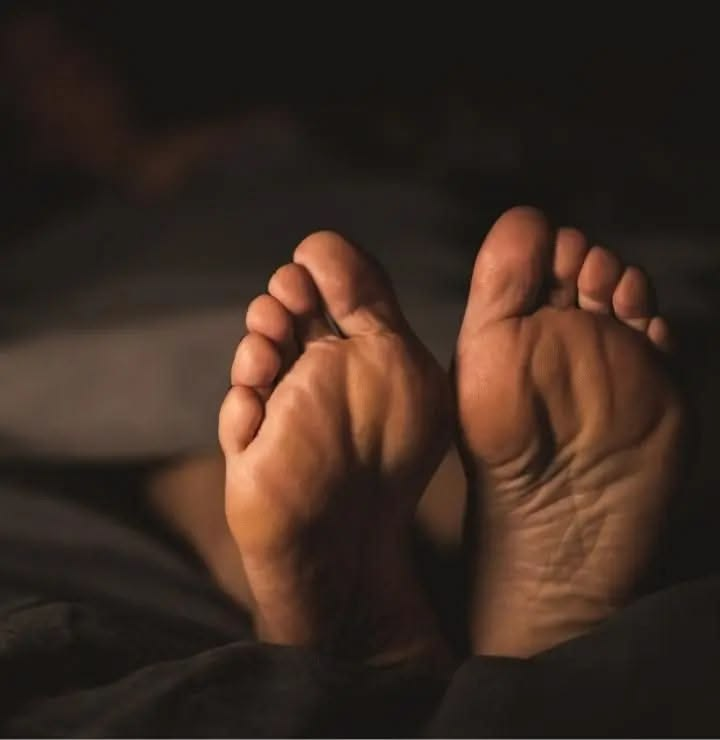
#> input picture brand/photos/amt-oct16/feet-bed-dark.jpg, 720 x 740 px
$ python -i dec1_pe_midweek.py   (imports and definitions only)
#> lines starting #> are read from the running program, lines starting #| are printed output that depends on the picture
"""THE PURE ESCAPE — Available Appointments, Tue Dec 1 · Wed Dec 2 · Thu Dec 3, 2026 ("Bronze Silk").
Tuesday, December 1: 11:00 a.m. · 12:15 p.m. · 1:30 p.m.
Wednesday, December 2: 11:00 a.m. · 12:15 p.m. · 1:30 p.m.
Thursday, December 3: 2:45 p.m. · 4:00 p.m. · 7:00 p.m.   (9 openings; weekdays verified, Thursday confirmed by the owner)
Services (owner's list for this week): Ultimate Escape Package (90 minutes) · Spanish Massage · Reflexology Therapy ·
Facial Reflexology with Chanel skincare. Zarina, RCRT · 698 Corydon Ave, Winnipeg · DM to book.

Background: owner's bronze + espresso silk clip with gold flakes, ping-ponged at 0.5x; push-ins on each time;
soft focus pocket behind the text; glints + champagne sweep (§45, §48). Logo on a soft light glow (§38).
Type (new): Bodoni Moda (display) + Mulish (sans) + Parisienne (script). Bronze · ivory · espresso.
Music (§46, new): B minor → D, 80 BPM: felt-piano arpeggios, soft synth-string pad, tambourine shimmer on
2 & 4, winter wind + distant chimes, low piano note + string swell on each time.

  python3 production/dec1_pe_midweek.py stills [t ...] | video
"""
import math
import os
import subprocess
import sys
import wave
from multiprocessing import Pool

import numpy as np
from PIL import Image, ImageDraw, ImageFilter, ImageFont

sys.path.insert(0, os.path.dirname(os.path.abspath(__file__)))
import oct16_amt_thanksgiving as base  # noqa: E402
from doctor_story_reel import put_shine, drop, slide  # noqa: E402
from oct16_amt_thanksgiving import Text, bilinear, ease_in_out, ease_out, letters, line, prog, put, put_c, rise, sharp_in, wash, wipe  # noqa: E402

ROOT = base.ROOT
FONTS = base.FONTS
CLIP = os.path.join(ROOT, "brand", "photos", "pe-dec", "bronze-satin.mp4")
LOGO = os.path.join(ROOT, "brand", "locations", "the-pure-escape-logo.png")
FR = "/tmp/claude-0/-home-user-Reflex/f74b54ed-c929-5941-94f0-7201420216f3/scratchpad/dec1.rgb"
OUT_DIR = base.OUT_DIR
NAME = "2026-12-01-pe-tue-wed-thu-available-appointments"
W, H, FPS = 1080, 1920, 30
DURATION = 34.0
IVORY = (250, 244, 232)
NIGHT = (4, 4, 6)
GOLD_LINE = (222, 188, 128)
base.GOLDS["satin"] = ((255, 232, 200), (226, 176, 120), (160, 104, 58))

# beats (s)
HOOK = (0.0, 3.4)
DAYS = [("TUESDAY", "December 1", [("11:00", "a.m."), ("12:15", "p.m."), ("1:30", "p.m.")]),
        ("WEDNESDAY", "December 2", [("11:00", "a.m."), ("12:15", "p.m."), ("1:30", "p.m.")]),
        ("THURSDAY", "December 3", [("2:45", "p.m."), ("4:00", "p.m."), ("7:00", "p.m.")])]
DAY_T = [(3.2, 9.6), (9.4, 15.8), (15.6, 22.0)]
TIMES = [[s + 1.7 + 1.25 * k for k in range(3)] for s, _ in DAY_T]
SVC = (21.8, 28.2)
END = (28.0, DURATION)
T_DAY = [x for row in TIMES for x in row]


# [10 lines left out: functions gl, fig, not called in this run]


def alr(size):
    return ImageFont.truetype(os.path.join(FONTS, "Parisienne-Regular.ttf"), size)


def T(txt, fnt, fill, tracking=0):
    return Text(txt, fnt, fill, tracking=tracking, shadow=NIGHT)


class Satin:
    # [18 lines left out: functions __init__, frame, not called in this run]


# camera keyframes (t, zoom, u, v): gentle push toward the foreground on every time reveal
KEYS = [(0.0, 1.04, 0.50, 0.50), (3.2, 1.07, 0.47, 0.48)]
# [5 lines not run here, left out]


# [6 lines left out: function cam, not called in this run]


def background(A, t):
    fr = A["clip"].frame(t)
    z, u, v = cam(t)
    h, w = fr.shape[:2]
    s = max(W / w, H / h)
    cw, ch = W / s / z, H / s / z
    cx = min(max(u * w, cw / 2), w - cw / 2)
    cy = min(max(v * h, ch / 2), h - ch / 2)
    gx = cx - cw / 2 + np.linspace(0, cw, W, dtype=np.float32)[None, :].repeat(H, 0)
    gy = cy - ch / 2 + np.linspace(0, ch, H, dtype=np.float32)[:, None].repeat(W, 1)
    img = bilinear(fr, gx, gy)
    # champagne light sweep gliding across the satin every ~8 s (brightens only the glitter highlights)
    ph = (t % 8.0) / 8.0
    xx, yy = A["xx"], A["yy"]
    band = np.exp(-(((xx - yy * 0.45) - (-500 + 2200 * ph)) / 170.0) ** 2)
    lum = img.mean(-1, keepdims=True)
    img = img + band[..., None] * np.clip(lum - 60, 0, 255) / 195 * np.array([90, 70, 40], np.float32)
    sm = Image.fromarray(np.clip(img, 0, 255).astype(np.uint8)).resize((W // 8, H // 8), Image.BILINEAR)
    soft = np.asarray(sm.filter(ImageFilter.GaussianBlur(3)).resize((W, H), Image.BILINEAR), np.float32) * 0.42
    k = A["pocket"] * ease_out(prog(t, 0.3, 1.2))
    img = img * (1 - k) + soft * k
    img = img * A["vig"] + A["grain"][int(t * 15) % 3]
    f = Image.fromarray(np.clip(img, 0, 255).astype(np.uint8), "RGB").convert("RGBA")
    for (x, y, ph0, sz) in A["glints"]:
        a = max(0.0, math.sin(t * 1.7 + ph0)) ** 6
        if a > 0.03:
            g = A["star"][sz]
            put(f, g, x - g.width / 2, y - g.height / 2, a)
    return f


# [49 lines left out: functions star, build, not called in this run]


def fade(t, s, e, fi=0.5, fo=0.45):
    return ease_out(prog(t, s, fi)) * (1 - ease_in_out(prog(t, e - fo, fo)))


# [14 lines left out: function time_reveal, not called in this run]


def frame_at(t, A):
    f = background(A, t)
    cx = W / 2
    # 1 · hook — honest count (9 real openings)
    if t < HOOK[1] + 0.05:
        a = fade(t, *HOOK, 0.6, 0.45)
        letters(f, A["nine"], cx - A["nine"].adv / 2, 830, 0.45, t, a, step=0.028)
        wipe(f, A["yours"], cx - A["yours"].adv / 2, 1000, prog(t, 1.3, 1.1), a)
    # 2 · days — each day enters differently; three hero times stacked, each with its own push-in
    for d, (s0, e0) in enumerate(DAY_T):
        if s0 <= t < e0 + 0.05:
            a = fade(t, s0, e0)
            lab, dt = A["days"][d]
            letters(f, lab, cx - lab.adv / 2, 470, s0 + 0.15, t, a, step=0.035)
            if d == 0:
                drop(f, dt, cx - dt.adv / 2, 610, prog(t, s0 + 0.5, 0.7), a)
            elif d == 1:
                slide(f, dt, cx - dt.adv / 2, 610, prog(t, s0 + 0.5, 0.7), a, dx=90)
            else:
                rise(f, dt, cx - dt.adv / 2, 610, prog(t, s0 + 0.5, 0.7), a)
            for k, (hm, ap) in enumerate(DAYS[d][2]):
                A["_t"] = A["tm"][d][k]
                time_reveal(f, A, "_t", "am" if ap == "a.m." else "pm", t, TIMES[d][k], a, 880 + 250 * k)
    # 3 · services — three beats, two lines each
    if SVC[0] <= t < SVC[1] + 0.05:
        a = fade(t, *SVC)
        beats = [SVC[0], SVC[0] + 2.1, SVC[0] + 4.2]
        for k, (big, small) in enumerate(A["svc"]):
            b0 = beats[k]
            b1 = beats[k + 1] if k < 2 else SVC[1] + 1
            ak = a * ease_out(prog(t, b0, 0.4)) * (1 - ease_in_out(prog(t, b1 - 0.3, 0.3)))
            if ak <= 0.003:
                continue
            sharp_in(f, big, cx - big.adv / 2, 880, prog(t, b0 + 0.05, 0.6), ak, blur=10)
            if small.xs:
                letters(f, small, cx - small.adv / 2, 990, b0 + 0.45, t, ak, step=0.022)
            else:
                wipe(f, small, cx - small.adv / 2, 1020, prog(t, b0 + 0.4, 0.8), ak)
    # 4 · summary — logo on a soft light glow, all nine times, therapist, address, DM
    if t >= END[0]:
        a = ease_out(prog(t, END[0], 0.7))
        lg = A["logo"]
        pl = ease_out(prog(t, END[0] + 0.1, 0.8))
        gw = A["logo_g"]
        put(f, gw, cx - gw.width / 2, 290 + lg.height / 2 - gw.height / 2, a * pl * 0.95)
        put(f, lg, cx - lg.width / 2, 290 + 12 * (1 - pl), a * pl)
        y0 = 290 + lg.height + 110
        for k, (lab, tms) in enumerate(A["s_rows"]):
            yk = y0 + 175 * k
            p = ease_out(prog(t, END[0] + 0.5 + 0.35 * k, 0.6))
            put_c(f, lab, yk, a * p, dy=10 * (1 - p))
            sharp_in(f, tms, cx - tms.adv / 2, yk + 78, prog(t, END[0] + 0.65 + 0.35 * k, 0.6), a, blur=8)
        yz = y0 + 175 * 3 - 20
        line(f, cx, yz, 420 * ease_in_out(prog(t, END[0] + 1.7, 0.7)), GOLD_LINE, a * 0.85, thick=2)
        sharp_in(f, A["zr"], cx - A["zr"].adv / 2, yz + 95, prog(t, END[0] + 1.9, 0.7), a, blur=8)
        p = ease_out(prog(t, END[0] + 2.2, 0.6))
        put_c(f, A["addr"], yz + 160, a * p, dy=10 * (1 - p))
        letters(f, A["dm"], cx - A["dm"].adv / 2, yz + 245, END[0] + 2.5, t, a, step=0.025)
    # opening: from blur into reality; ending: back into a soft blur
    bi = 1 - ease_out(prog(t, 0.0, 1.0))
    bo = ease_in_out(prog(t, DURATION - 1.4, 1.4))
    b = max(bi, bo)
    if b > 0.01:
        f = f.filter(ImageFilter.GaussianBlur(24 * b))
        if bo > 0.01:
            f.alpha_composite(Image.new("RGBA", (W, H), (30, 24, 18, int(70 * bo))))
    return np.asarray(f.convert("RGB"))


_A = None


def _init():
    global _A
    _A = build()


def _render(i):
    return frame_at(i / FPS, _A).tobytes()


# ---------------------------------------------------------------- audio (§46: new direction)
# [122 lines left out: functions synth_audio, main, not called in this run]


# [2 lines not run here, left out]

>>> import cv2
>>> picture = cv2.imread('../brand/photos/amt-oct16/feet-bed-dark.jpg', cv2.IMREAD_GRAYSCALE)
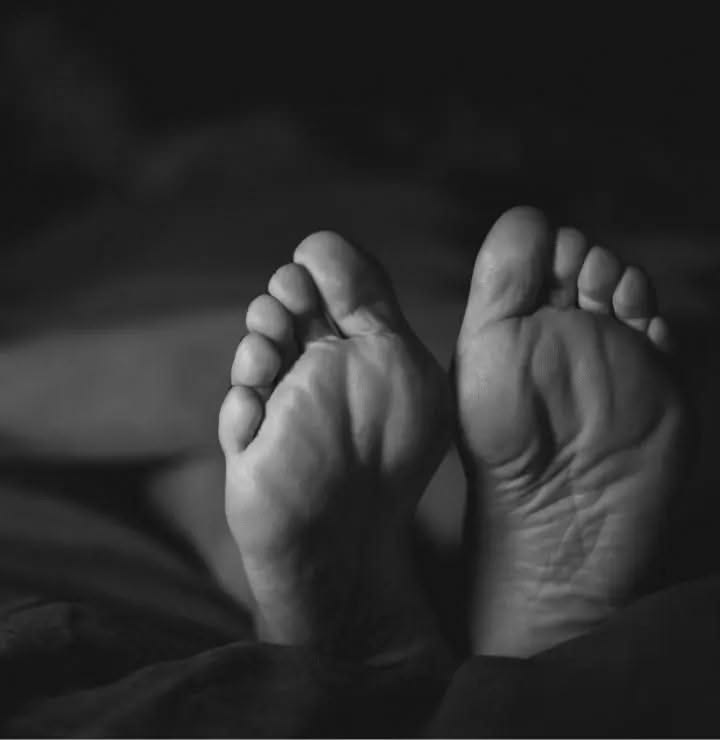
#> picture: shape (740, 720); min 12, max 207, mean 46.1
#> (the run stopped early here; a loop or call above may not have finished)

$ run again, on brand/photos/amt-oct16/ranunculus-buds.jpg
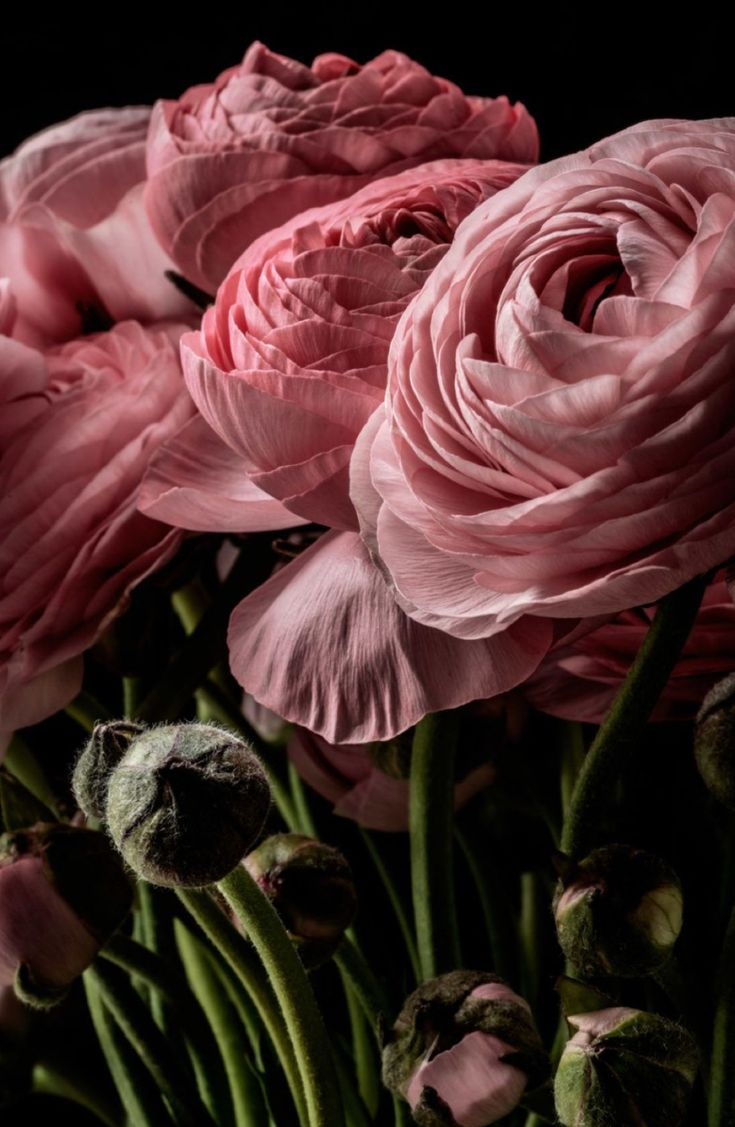
#> input picture brand/photos/amt-oct16/ranunculus-buds.jpg, 735 x 1127 px
#> `picture = cv2.imread('../brand/photos/amt-oct16/feet-bed-dark.jpg', cv..`:
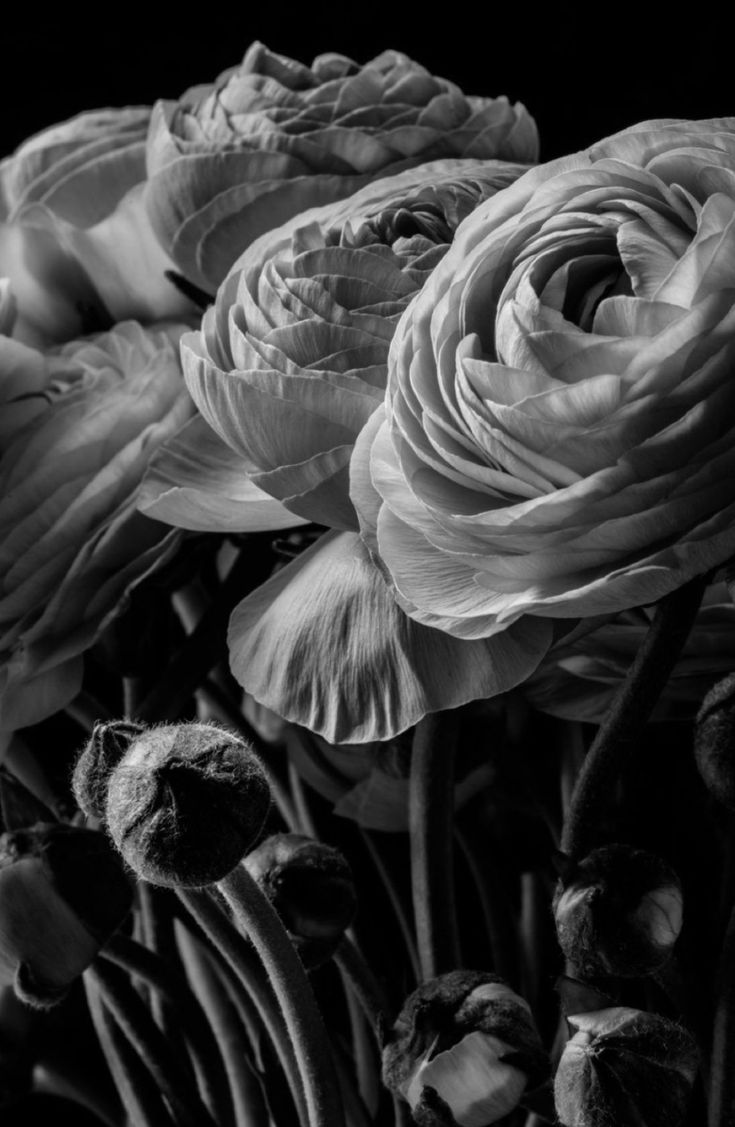
#> picture: shape (1127, 735); min 0, max 243, mean 59

$ run again, on brand/photos/amt-oct16/tulip-macro-dew.jpg
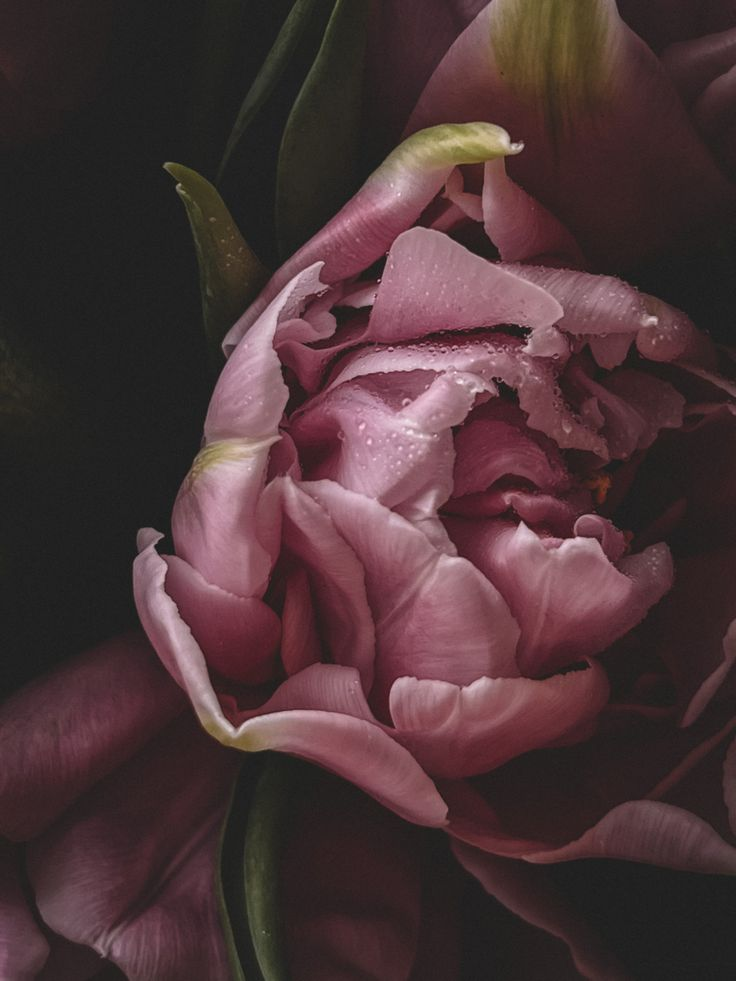
#> input picture brand/photos/amt-oct16/tulip-macro-dew.jpg, 736 x 981 px
#> `picture = cv2.imread('../brand/photos/amt-oct16/feet-bed-dark.jpg', cv..`:
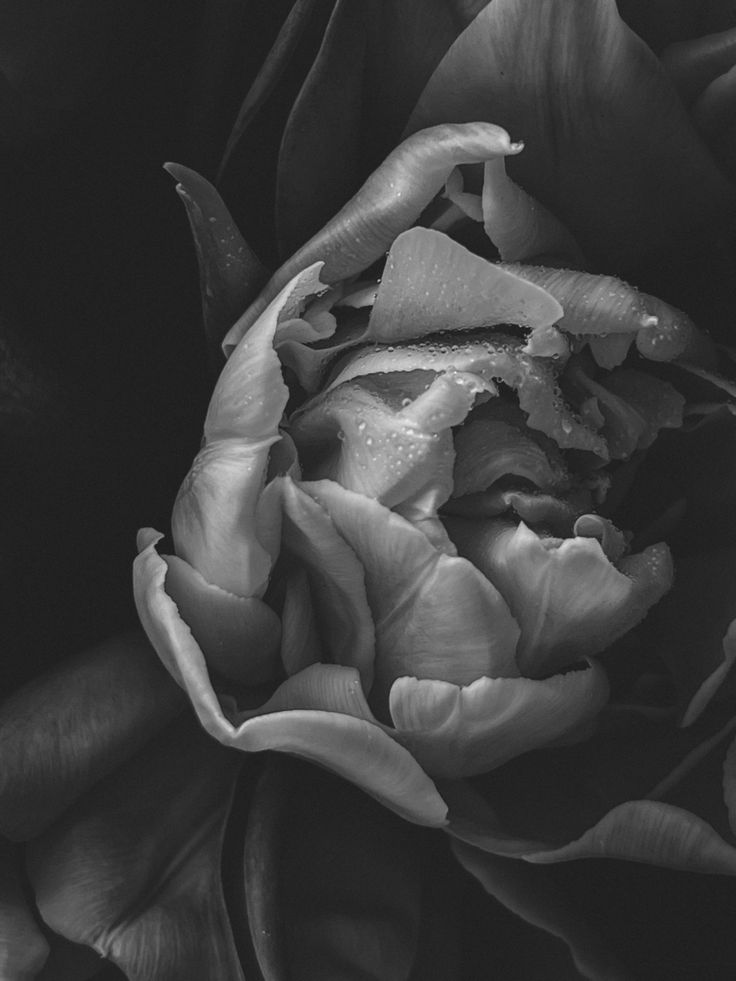
#> picture: shape (981, 736); min 17, max 251, mean 59.7
